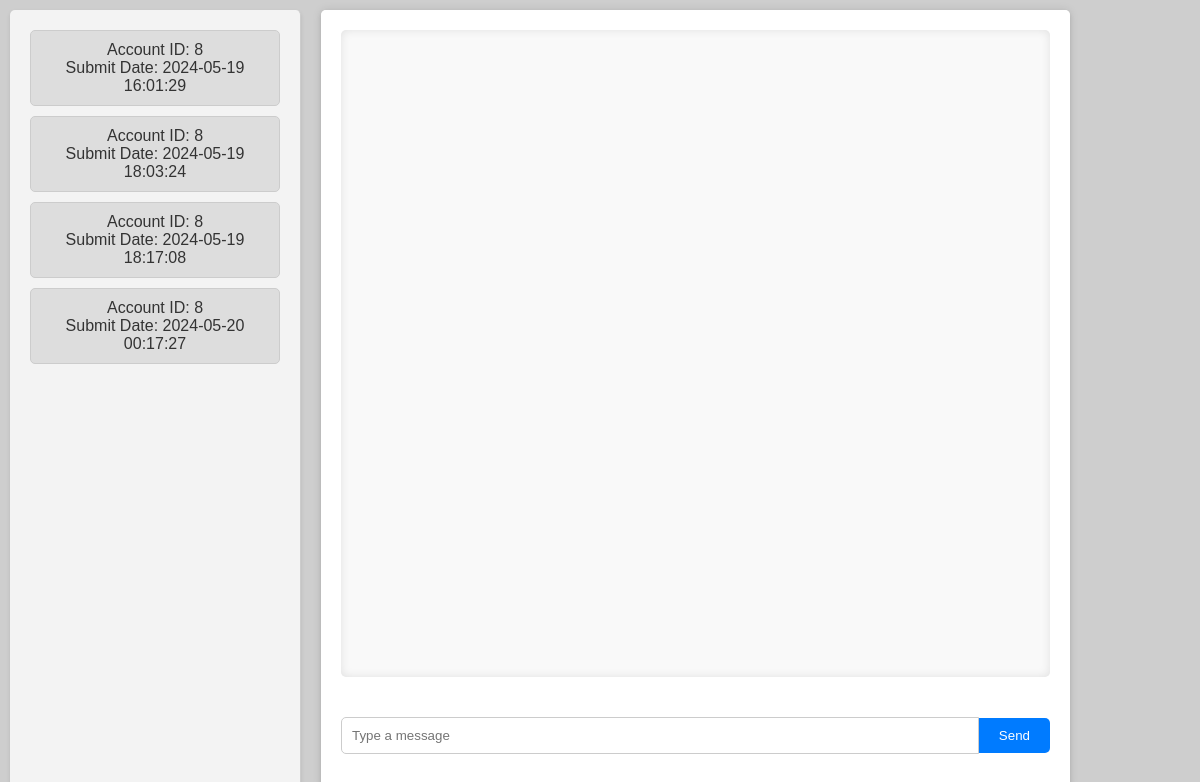
The app's page /pages/chat/conversation.php (signed in) with its own data.
### tables this page shows
CREATE TABLE conversations (
  ID INTEGER NOT NULL PRIMARY KEY AUTOINCREMENT,
  ACCOUNT_ID_1 int NOT NULL,
  ACCOUNT_ID_2 int NOT NULL,
  submit_date datetime NOT NULL,
  FOREIGN KEY (ACCOUNT_ID_1) REFERENCES USERS(ID),
  FOREIGN KEY (ACCOUNT_ID_2) REFERENCES USERS(ID)
);

### pages/chat/conversation.php (called while the page is built, shortened)
<?php
require_once '../../database/read_tables.php';
require_once '../../utils/getters.php';
require_once '../../templates/chat_page_tpl.php';
$db = getDatabaseConnection();
$id = $_SESSION['id'];
$stmt = "SELECT * FROM CONVERSATIONs WHERE ACCOUNT_ID_1= :id or ACCOUNT_ID_2 = :id";
$conversations = fetchDataAll($db, $stmt, [':id' => $id]);
drawChatMessage($db, $conversations);
?>

### utils/getters.php (called while the page is built, shortened)
<?php
function fetchDataAll($db, $query, $params = [])
{
    $stmt = $db->prepare($query);
    $stmt->execute($params);
    return $stmt->fetchAll(PDO::FETCH_ASSOC);
}
?>

### templates/chat_page_tpl.php (the view, shortened to what this page needs)
<?php function drawChatMessage($db, $conversations){
?>
    <!doctype html>
<html lang="en">
<head>
    <link rel="stylesheet" href="../../../css/container.css">
    <link rel="stylesheet" href="../../../css/settings.css">
    <link rel="stylesheet" href="../../../css/chat.css">
    <link rel="stylesheet" href="../../../css/conversation.css">
</head>
<body>
    <section class="row" ">
        <nav class="vertical-navbar column">
            <ul >
                <?php
                foreach ($conversations as $conversation) {
                    $conversation_id = htmlspecialchars($conversation['ID']);
                    $other_account_id = htmlspecialchars($conversation['ACCOUNT_ID_1'] == $id ? $conversation['ACCOUNT_ID_2'] : $conversation['ACCOUNT_ID_1']);
                    ?>
                    <li>
                        <a href="#" class="conversation-link" data-account-id="<?php echo $other_account_id; ?>"
                            data-conversation-id="<?php echo $conversation_id; ?>">
                            Account ID: <?php echo $other_account_id; ?><br>
                            Submit Date: <?php echo htmlspecialchars($conversation['submit_date']); ?><br>
                        </a>
                    </li>
                <?php } ?>
            </ul>
        </nav>
        <section id="chat" class="column" >
            <section id="conversation-details">
                <div id="messages"></div>
                <form id="message-form">
                    <input type="text" id="message-input" name="message" placeholder="Type a message" required>
                    <button type="submit">Send</button>
                </form>
            </section>
        </section>
    </section>
</body>
</html>
<?php
}
?>

### css/container.css (style rules this page uses)
.column { display: flex; flex-direction: column; align-items: center; text-align: center; width: 50%; padding: 0 2rem 0 0; }
.row { display: flex; flex-direction: row; justify-content: left; width:90%; }

### css/settings.css (style rules this page uses)
body { background-color: #f2f2f2; font-family: Arial, sans-serif; margin: 0; padding: 0; }
.vertical-navbar { flex: 1 1 20%; padding: 20px; background-color: #f9f9f9; border-right: 1px solid #ccc; }
.vertical-navbar ul { list-style: none; padding: 0; margin: 0; }
.vertical-navbar li { margin-bottom: 10px; }
.vertical-navbar a { display: block; padding: 10px; background-color: #ddd; color: #333; text-decoration: none; border-radius: 5px; transition: background-color 0.3s; }
.row { display: flex; flex-wrap: wrap; margin-bottom: 20px; }
.column { flex: 1 1 45%; padding: 10px; margin: 10px; background-color: #f9f9f9; border-radius: 5px; box-shadow: 0 2px 4px rgba(0, 0, 0, 0.1); }
textarea, input { width: 100%; padding: 10px; margin-top: 10px; border: 1px solid #ccc; border-radius: 5px; }

### css/chat.css (style rules this page uses)
body { font-family: Arial, sans-serif; margin: 0; padding: 0; }
.row { display: flex; height: 100vh; }
.vertical-navbar { flex: 0 0 250px; background-color: #f3f3f3; padding: 20px; overflow-y: auto; }
.vertical-navbar ul { list-style: none; padding: 0; margin: 0; }
.vertical-navbar li { margin-bottom: 10px; }
.conversation-link { display: block; padding: 10px; border: 1px solid #ccc; border-radius: 5px; text-decoration: none; color: #333; transition: background-color 0.3s; }
#chat { flex: 1; display: flex; flex-direction: column; }
#conversation-details { flex: 1; padding: 20px; }
#messages { overflow-y: auto; padding-bottom: 20px; }
#message-form { margin-top: 20px; display: flex; }
#message-input { flex: 1; padding: 10px; border: 1px solid #ccc; border-radius: 5px 0 0 5px; }
#message-form button { padding: 10px; background-color: #007bff; border: none; border-radius: 0 5px 5px 0; color: #fff; cursor: pointer; transition: background-color 0.3s; }

### css/conversation.css (style rules this page uses)
body { font-family: Arial, sans-serif; margin: 0; padding: 0; background-color: #cecece; }
.row { display: flex; height: 100vh; }
.vertical-navbar { flex: 0 0 250px; background-color: #f3f3f3; padding: 20px; overflow-y: auto; }
.vertical-navbar ul { list-style: none; padding: 0; margin: 0; }
.vertical-navbar li { margin-bottom: 10px; }
.conversation-link { display: block; padding: 10px; border: 1px solid #ccc; border-radius: 5px; text-decoration: none; color: #333; transition: background-color 0.3s; }
#chat { flex: 1; display: flex; flex-direction: column; padding: 0 20px; }
#conversation-details { flex: 1; display: flex; flex-direction: column; justify-content: space-between; padding: 20px; background-color: #fff; border-radius: 5px; box-shadow: 0 0 10px rgba(0, 0, 0, 0.1); width: 100%; }
#messages { overflow-y: auto; flex: 1; padding-bottom: 20px; background-color: #f9f9f9; border-radius: 5px; box-shadow: inset 0 0 10px rgba(0, 0, 0, 0.1); margin-bottom: 20px; }
#message-form { display: flex; align-items: center; }
#message-input { flex: 1; padding: 10px; border: 1px solid #ccc; border-radius: 5px 0 0 5px; margin: 0; }
#message-form button { padding: 10px 20px; background-color: #007bff; border: none; border-radius: 0 5px 5px 0; color: #fff; cursor: pointer; transition: background-color 0.3s; }

### records on screen
conversations: ACCOUNT_ID_1 "8", submit_date "2024-05-19 16:01:29"
conversations: ACCOUNT_ID_1 "8", submit_date "2024-05-19 18:03:24"
conversations: ACCOUNT_ID_1 "8", submit_date "2024-05-19 18:17:08"
conversations: ACCOUNT_ID_1 "8", submit_date "2024-05-20 00:17:27"
